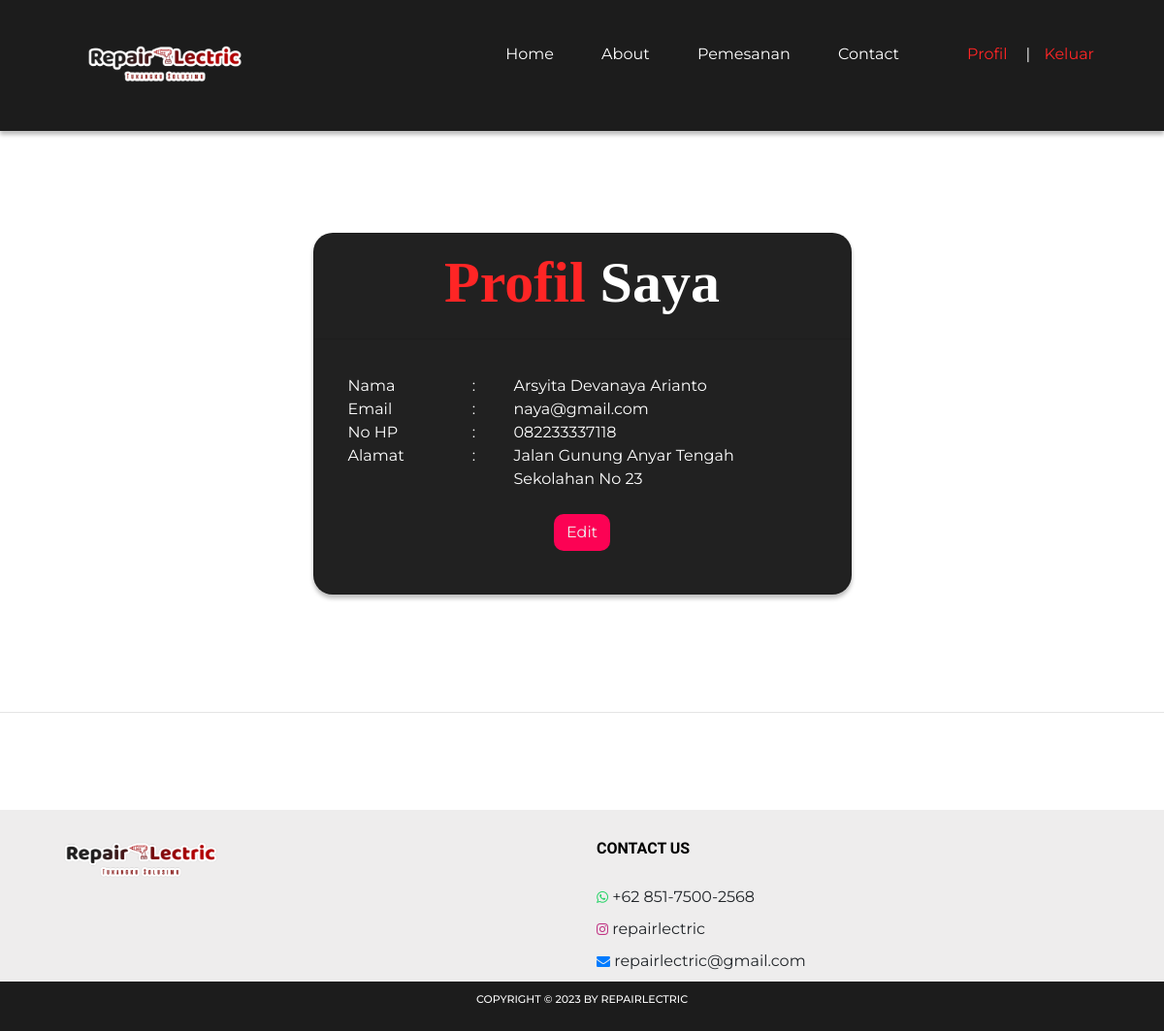
Screenshot of /profil.php (signed in) with the database file from the repository.
### tables this page shows
CREATE TABLE `pelanggan` (
  `id_pelanggan` int(11) NOT NULL,
  `id_user` int(11) NOT NULL,
  `alamat` varchar(255) NOT NULL,
  `nomor_hp` varchar(20) NOT NULL,
  `nama` varchar(225) NOT NULL
);

CREATE TABLE `user` (
  `id_user` int(11) NOT NULL,
  `email` varchar(255) NOT NULL,
  `password` varchar(255) NOT NULL,
  `role` varchar(20) NOT NULL
);

### profil.php (the view, shortened to what this page needs)
<?php
require "function.php";
$id_user = $_SESSION['user'];
$data = mysqli_query($conn, "SELECT pelanggan.id_pelanggan, user.email, pelanggan.nama, pelanggan.alamat, pelanggan.nomor_hp
                             FROM pelanggan
                             JOIN user ON pelanggan.id_user = user.id_user
                             WHERE user.id_user='$id_user'");
$d = mysqli_fetch_array($data);
?>
<!DOCTYPE html>
<html lang="zxx">
<head>
    <link rel="stylesheet" href="css/bootstrap.min.css" />
    <link rel="stylesheet" href="css/font-awesome.min.css" />
    <link rel="stylesheet" href="css/owl.carousel.min.css" />
    <link rel="stylesheet" href="css/slicknav.min.css" />
	<link rel="stylesheet" href="css/style.css" />
</head>
<body>
    <header class="header-section clearfix">
        <a href="index.html" class="site-logo">
            <img src="img/logo_repair.png" alt="">
        </a>
        <div class="header-right">
        <div class="user-panel">
				<?php if (!isset($_SESSION["login_pelanggan"]) || $_SESSION["login_pelanggan"] !== true) {?>
					<a href="login.php" class="hr-btn">Login</a><span>|</span>
					<a href="registrasi.php" class="register">Create an account</a>
				<?php }else{ ?>
					<a href="profil.php" class="hr-btn">Profil</a><span>|</span>
					<a href="keluar.php" class="register">Keluar</a>
				<?php }?>
			</div>
        </div>
        <ul class="main-menu">
            <li><a href="index.php">Home</a></li>
            <li><a href="index.php">About</a></li>
            <li><a href="#">Pemesanan</a>
            </li>
            <li><a href="contact.php">Contact</a></li>
        </ul>
    </header>
    <section class="intro-section spad">
        <div class="container container-form">
            <div class="card">
                <h5 class="card-title">Profil <span>Saya</h5><span>
                <hr>
                <div class="card-body">
                    <div class="container text-left">
                        <div class="row row-cols-4">
                            <div class="col-3">Nama</div>
                            <div class="col-1">:</div>
                            <div class="col-8">
                                <?php echo $d['nama']; ?>
                            </div>
                            <div class="col-3">Email</div>
                            <div class="col-1">:</div>
                            <div class="col-8">
                                <?php echo $d['email']; ?>
                            </div>
                            <div class="col-3">No HP</div>
                            <div class="col-1">:</div>
                            <div class="col-8">
                                <?php echo $d['nomor_hp']; ?>
                            </div>
                            <div class="col-3">Alamat</div>
                            <div class="col-1">:</div>
                            <div class="col-8">
                                <?php echo $d['alamat']; ?>
                            </div>
                        </div>
                    </div><br>
                    <div class="d-grid gap-2 d-md-flex justify-content-md-center">
                        <a class="btn " href="edit_profil.php?id=<?php echo $d['id_pelanggan']; ?>"
                            role="button">Edit</a>
                    </div>
                </div><br>
            </div>
        </div>
    </section>
    <hr>
    <footer class="footer-section">
        <div class="container">
            <div class="row">
                <div class="col-xl-6 col-lg-7 order-lg-2">
                    <div class="footer-widget">
                        <h2>Contact Us</h2>
                        <ul class="contact-list">
                            <li><a href="https://wa.me/6285175002568" target="_blank"><i class="fa fa-whatsapp"
                                        style="color: #25D366;"></i></a> +62 851-7500-2568</li>
                            <li><a href="https://www.instagram.com/repairlectric" target="_blank"><i
                                        class="fa fa-instagram" style="color: #C13584;"></i></a> repairlectric</li>
                            <li><a href="mailto:repairlectric@gmail.com" target="_blank"><i class="fa fa-envelope"
                                        style="color: #007BFF;"></i></a> repairlectric@gmail.com</li>
                        </ul>
                    </div>
                </div>
                <div class="col-xl-6 col-lg-5 order-lg-1">
                    <img src="img/logo_repair.png" alt="">
                </div>
            </div>
        </div>
        <div class="copyright">
			Copyright &copy;
			<script>document.write(new Date().getFullYear());</script> by RepairLectric</a>
		</div>
    </footer>
</body>
</html>

### css/style.css (style rules this page uses)
html, body { height: 100%; font-family: "Montserrat", sans-serif; -webkit-font-smoothing: antialiased; font-smoothing: antialiased; }
h1, h2, h3, h4, h5, h6 { font-family: 'K2D', sans-serif; margin: 0; color: #212121; font-weight: 600; line-height: 1; }
h2 { font-size: 36px; }
h5 { font-size: 18px; }
img { max-width: 100%; }
ul, ol { padding: 0; margin: 0; }
.spad { padding-top: 105px; padding-bottom: 105px; }
header a img { width: 200px; }
.header-section { padding-left: 55px; padding-right: 72px; background: #1c1c1c; }
.site-logo { display: inline-block; padding: 0; padding: 44px 15px; }
.header-right { float: right; padding: 44px 0; margin-left: 130px; }
.header-right .hr-btn { display: inline-block; color: #979aa5; }
.header-right .user-panel { display: inline-block; }
.header-right .user-panel a { font-size: 16px; color: #ff2525; margin: 0 10px; }
.header-right .user-panel .register { color: #ff2525; margin-right: 0; }
.header-right span { color: #ffffff; display: inline-block; padding-left: 9px; }
.main-menu { list-style: none; float: right; }
.main-menu li { display: inline-block; position: relative; }
.main-menu li a { display: block; font-size: 16px; color: #ffffff; padding: 44px 10px; margin-left: 60px; }
.main-menu li:first-child a { margin-left: 0; }
footer { margin-top: 100px; }
.footer-section { padding-top: 30px; background: #eeeded; }
.footer-section img { width: 200px; }
.footer-widget { padding-top: 2px; }
.footer-widget h2 { font-size: 16px; color: #000000; text-transform: uppercase; margin-bottom: 30px; }
.footer-widget ul { list-style: none; }
.footer-widget ul li a { display: inline-block; color: #6a7080; font-size: 14px; margin-bottom: 10px; }
.copyright { text-align: center; font-size: 11px; text-transform: uppercase; font-weight: 500; color: #fbfbfb; padding: 10px 0 25px; background-color: #1c1c1c; }
span { color: white; }
@media only screen and (min-width: 1200px) and (max-width: 1360px) { .header-right { margin-left: 50px; } }
@media only screen and (min-width: 1200px) and (max-width: 1360px) { .main-menu li a { margin-left: 25px; } }

### profil.php (style rules this page uses)
header { box-shadow: 0px 4px 4px rgba(0, 0, 0, 0.25); }
.card { max-width: 500px; height: 350px; background: #ffffff; border-radius: 20px; display: flex; justify-content: center; align-items: center; box-shadow: 10px 10px 18px 0px rgba(112, 112, 112, 0.75); -webkit-box-shadow: 10px 10px 18px 0px rgba(112, 112, 112, 0.75); -moz-box-shadow: 10px 10px 18px 0px rgba(112, 112, 112, 0.75); }
.btn { background-color: #fc0254; color: rgb(238, 238, 238); border-radius: 10px; cursor: pointer; }
.card { padding-top: 20px; color: white; width: 100%; max-width: 800px; border-radius: 20px; background: #212121; box-shadow: 0px 4px 4px 0px rgba(0, 0, 0, 0.25); backdrop-filter: blur(2px); height: 100%; }
@media (min-width: 768px) { .card { width: 50%; } }
.container-form { display: flex; justify-content: center; align-items: center; }
h5 { color: #ff2525; text-align: center; font-size: 60px; font-family: 'Baloo Bhaijaan 2', cursive; }
footer { margin-top: 100px; }
span { color: white; }

### rows the page displays
pelanggan: nama "Arsyita Devanaya Arianto", id_user.email "naya@gmail.com", nomor_hp "082233337118", alamat "Jalan Gunung Anyar Tengah Sekolahan No 23"
